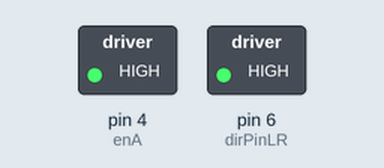
A sketch run on a simulated Arduino Uno, built with avr-gcc and run on an emulated ATmega328P. Shown: switched loads named in the sketch (green lamp = pin HIGH). Dashed ring = blinking. Pins used as bus, display or sensor lines are not drawn.

Above: at 0.3 s.
Timing chart, 0 to 3.0 s (numbered marks = the images above):
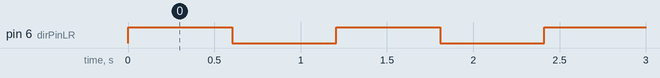

Measured:
- by itself, pin 6 (dirPinLR): alternates HIGH for 0.60 s and LOW for 0.60 s

The sketch:

4._stepMotor.ino
```cpp
// 스텝 모터 제어
const int enA = 4;  // 구동 여부 결정
const int stepPin = 5; // 스텝 펄스
const int dirPinLR = 6;  // 좌우 회전

const int STEPS_PER_REV = 200; // 모터 1회전

void setup() {
  //통신 설정
  Serial.begin(9600); // 시리얼 통신

  // 스텝모터 핀 모드 설정
  pinMode(dirPinLR,OUTPUT);
  pinMode(stepPin,OUTPUT);
  pinMode(enA, OUTPUT);
  digitalWrite(enA, HIGH);
}

void loop() {
  // 조향 모터가 '반시계방향'으로 회전하도록 신호부여
  digitalWrite(dirPinLR,HIGH);

  // 1000마이크로초 주기로 모터 축이 1.5회전하는 코드
  // 1:50 기어박스 내장되어 있으므로, 모터 1회전에 바퀴 7.2도 회전함
  // 따라서, 모터가 1.5회전하면 바퀴가 10.8도 회전함
  for(int x = 0; x < STEPS_PER_REV*1.5; x++) {
    digitalWrite(stepPin,HIGH);
    delayMicroseconds(1000);
    digitalWrite(stepPin,LOW);
    delayMicroseconds(1000);
  }

  // 조향 모터가 '시계방향'으로 회전하도록 신호부여
  digitalWrite(dirPinLR,LOW);

  for(int x = 0; x < STEPS_PER_REV*1.5; x++) {
    digitalWrite(stepPin,HIGH);
    delayMicroseconds(1000);
    digitalWrite(stepPin,LOW);
    delayMicroseconds(1000);
  }
}
```
